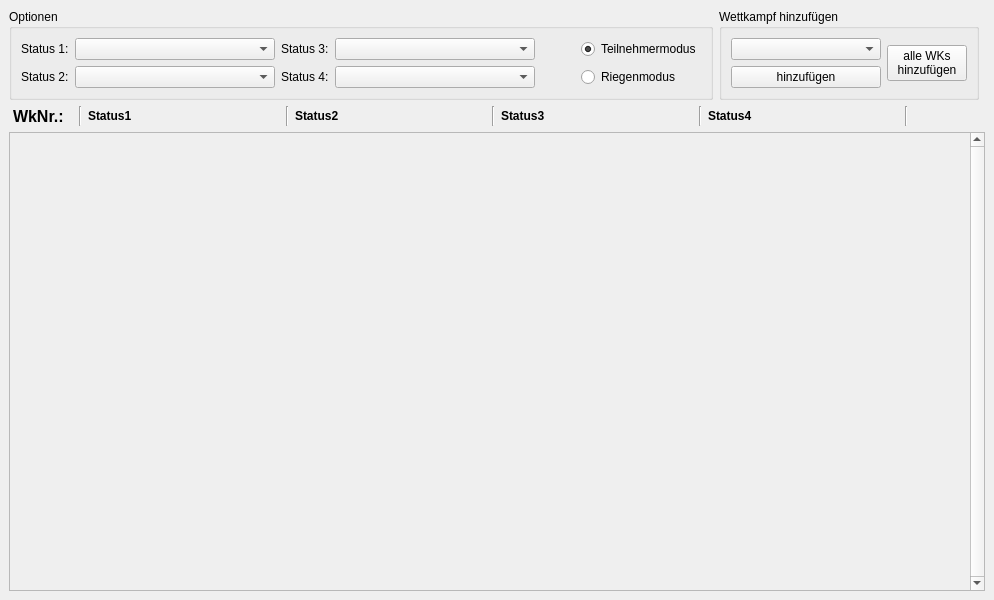
<?xml version="1.0" encoding="UTF-8"?>
<ui version="4.0">
 <class>Status_Tool_Ui</class>
 <widget class="QMainWindow" name="Status_Tool_Ui">
  <property name="geometry">
   <rect>
    <x>0</x>
    <y>0</y>
    <width>925</width>
    <height>600</height>
   </rect>
  </property>
  <property name="windowTitle">
   <string>TurnFix - Status-Tool</string>
  </property>
  <property name="windowIcon">
   <iconset>
    <normaloff>:/icons/icon-db.png</normaloff>:/icons/icon-db.png</iconset>
  </property>
  <widget class="QWidget" name="centralwidget">
   <layout class="QGridLayout" name="gridLayout">
    <item row="0" column="0">
     <widget class="QGroupBox" name="groupBox">
      <property name="title">
       <string>Optionen</string>
      </property>
      <layout class="QGridLayout" name="gridLayout_2">
       <item row="0" column="0">
        <widget class="QLabel" name="label">
         <property name="sizePolicy">
          <sizepolicy hsizetype="Fixed" vsizetype="Preferred">
           <horstretch>0</horstretch>
           <verstretch>0</verstretch>
          </sizepolicy>
         </property>
         <property name="text">
          <string>Status 1:</string>
         </property>
        </widget>
       </item>
       <item row="1" column="0">
        <widget class="QLabel" name="label_2">
         <property name="sizePolicy">
          <sizepolicy hsizetype="Fixed" vsizetype="Preferred">
           <horstretch>0</horstretch>
           <verstretch>0</verstretch>
          </sizepolicy>
         </property>
         <property name="text">
          <string>Status 2:</string>
         </property>
        </widget>
       </item>
       <item row="0" column="1">
        <widget class="QComboBox" name="cmb_status1">
         <property name="sizePolicy">
          <sizepolicy hsizetype="Fixed" vsizetype="Fixed">
           <horstretch>0</horstretch>
           <verstretch>0</verstretch>
          </sizepolicy>
         </property>
         <property name="minimumSize">
          <size>
           <width>200</width>
           <height>0</height>
          </size>
         </property>
         <property name="maximumSize">
          <size>
           <width>200</width>
           <height>16777215</height>
          </size>
         </property>
        </widget>
       </item>
       <item row="1" column="1">
        <widget class="QComboBox" name="cmb_status2">
         <property name="sizePolicy">
          <sizepolicy hsizetype="Fixed" vsizetype="Fixed">
           <horstretch>0</horstretch>
           <verstretch>0</verstretch>
          </sizepolicy>
         </property>
         <property name="minimumSize">
          <size>
           <width>200</width>
           <height>0</height>
          </size>
         </property>
         <property name="maximumSize">
          <size>
           <width>200</width>
           <height>16777215</height>
          </size>
         </property>
        </widget>
       </item>
       <item row="0" column="2">
        <widget class="QLabel" name="label_3">
         <property name="sizePolicy">
          <sizepolicy hsizetype="Fixed" vsizetype="Preferred">
           <horstretch>0</horstretch>
           <verstretch>0</verstretch>
          </sizepolicy>
         </property>
         <property name="text">
          <string>Status 3:</string>
         </property>
        </widget>
       </item>
       <item row="1" column="2">
        <widget class="QLabel" name="label_4">
         <property name="sizePolicy">
          <sizepolicy hsizetype="Fixed" vsizetype="Preferred">
           <horstretch>0</horstretch>
           <verstretch>0</verstretch>
          </sizepolicy>
         </property>
         <property name="text">
          <string>Status 4:</string>
         </property>
        </widget>
       </item>
       <item row="0" column="3">
        <widget class="QComboBox" name="cmb_status3">
         <property name="sizePolicy">
          <sizepolicy hsizetype="Fixed" vsizetype="Fixed">
           <horstretch>0</horstretch>
           <verstretch>0</verstretch>
          </sizepolicy>
         </property>
         <property name="minimumSize">
          <size>
           <width>200</width>
           <height>0</height>
          </size>
         </property>
         <property name="maximumSize">
          <size>
           <width>200</width>
           <height>16777215</height>
          </size>
         </property>
        </widget>
       </item>
       <item row="1" column="3">
        <widget class="QComboBox" name="cmb_status4">
         <property name="sizePolicy">
          <sizepolicy hsizetype="Fixed" vsizetype="Fixed">
           <horstretch>0</horstretch>
           <verstretch>0</verstretch>
          </sizepolicy>
         </property>
         <property name="minimumSize">
          <size>
           <width>200</width>
           <height>0</height>
          </size>
         </property>
         <property name="maximumSize">
          <size>
           <width>200</width>
           <height>16777215</height>
          </size>
         </property>
        </widget>
       </item>
       <item row="0" column="4" rowspan="2">
        <spacer name="horizontalSpacer">
         <property name="orientation">
          <enum>Qt::Horizontal</enum>
         </property>
         <property name="sizeType">
          <enum>QSizePolicy::Fixed</enum>
         </property>
         <property name="sizeHint" stdset="0">
          <size>
           <width>40</width>
           <height>20</height>
          </size>
         </property>
        </spacer>
       </item>
       <item row="0" column="5">
        <widget class="QRadioButton" name="rab_tn">
         <property name="sizePolicy">
          <sizepolicy hsizetype="Fixed" vsizetype="Fixed">
           <horstretch>0</horstretch>
           <verstretch>0</verstretch>
          </sizepolicy>
         </property>
         <property name="text">
          <string>Teilnehmermodus</string>
         </property>
         <property name="checked">
          <bool>true</bool>
         </property>
        </widget>
       </item>
       <item row="1" column="5">
        <widget class="QRadioButton" name="rab_riege">
         <property name="sizePolicy">
          <sizepolicy hsizetype="Fixed" vsizetype="Fixed">
           <horstretch>0</horstretch>
           <verstretch>0</verstretch>
          </sizepolicy>
         </property>
         <property name="text">
          <string>Riegenmodus</string>
         </property>
        </widget>
       </item>
      </layout>
     </widget>
    </item>
    <item row="0" column="1">
     <widget class="QGroupBox" name="groupBox_2">
      <property name="title">
       <string>Wettkampf hinzufügen</string>
      </property>
      <layout class="QGridLayout" name="gridLayout_3">
       <item row="0" column="0">
        <widget class="QComboBox" name="cmb_wk">
         <property name="minimumSize">
          <size>
           <width>150</width>
           <height>0</height>
          </size>
         </property>
         <property name="maximumSize">
          <size>
           <width>150</width>
           <height>16777215</height>
          </size>
         </property>
        </widget>
       </item>
       <item row="1" column="0">
        <widget class="QPushButton" name="but_add">
         <property name="text">
          <string>hinzufügen</string>
         </property>
        </widget>
       </item>
       <item row="0" column="1" rowspan="2">
        <widget class="QPushButton" name="but_addall">
         <property name="text">
          <string>alle WKs
hinzufügen</string>
         </property>
        </widget>
       </item>
      </layout>
     </widget>
    </item>
    <item row="0" column="2">
     <spacer name="horizontalSpacer_2">
      <property name="orientation">
       <enum>Qt::Horizontal</enum>
      </property>
      <property name="sizeHint" stdset="0">
       <size>
        <width>40</width>
        <height>20</height>
       </size>
      </property>
     </spacer>
    </item>
    <item row="2" column="0" colspan="3">
     <widget class="QScrollArea" name="sca_overview">
      <property name="verticalScrollBarPolicy">
       <enum>Qt::ScrollBarAlwaysOn</enum>
      </property>
      <property name="horizontalScrollBarPolicy">
       <enum>Qt::ScrollBarAlwaysOff</enum>
      </property>
      <property name="widgetResizable">
       <bool>true</bool>
      </property>
      <widget class="QWidget" name="scrollAreaWidgetContents">
       <property name="geometry">
        <rect>
         <x>0</x>
         <y>0</y>
         <width>888</width>
         <height>465</height>
        </rect>
       </property>
       <layout class="QVBoxLayout" name="sca_layout">
        <property name="spacing">
         <number>0</number>
        </property>
        <property name="margin">
         <number>0</number>
        </property>
        <item>
         <spacer name="verticalSpacer">
          <property name="orientation">
           <enum>Qt::Vertical</enum>
          </property>
          <property name="sizeHint" stdset="0">
           <size>
            <width>20</width>
            <height>40</height>
           </size>
          </property>
         </spacer>
        </item>
       </layout>
      </widget>
     </widget>
    </item>
    <item row="1" column="0" colspan="3">
     <widget class="QWidget" name="widget" native="true">
      <layout class="QGridLayout" name="gridLayout_4">
       <property name="leftMargin">
        <number>4</number>
       </property>
       <property name="topMargin">
        <number>0</number>
       </property>
       <property name="rightMargin">
        <number>3</number>
       </property>
       <property name="bottomMargin">
        <number>0</number>
       </property>
       <item row="0" column="0">
        <widget class="QLabel" name="label_5">
         <property name="minimumSize">
          <size>
           <width>60</width>
           <height>0</height>
          </size>
         </property>
         <property name="maximumSize">
          <size>
           <width>60</width>
           <height>16777215</height>
          </size>
         </property>
         <property name="font">
          <font>
           <pointsize>12</pointsize>
           <weight>75</weight>
           <bold>true</bold>
          </font>
         </property>
         <property name="text">
          <string>WkNr.:</string>
         </property>
        </widget>
       </item>
       <item row="0" column="1">
        <widget class="Line" name="line">
         <property name="orientation">
          <enum>Qt::Vertical</enum>
         </property>
        </widget>
       </item>
       <item row="0" column="2">
        <widget class="QLabel" name="lbl_status1">
         <property name="font">
          <font>
           <weight>75</weight>
           <bold>true</bold>
          </font>
         </property>
         <property name="text">
          <string>Status1</string>
         </property>
        </widget>
       </item>
       <item row="0" column="3">
        <widget class="Line" name="line_2">
         <property name="orientation">
          <enum>Qt::Vertical</enum>
         </property>
        </widget>
       </item>
       <item row="0" column="4">
        <widget class="QLabel" name="lbl_status2">
         <property name="font">
          <font>
           <weight>75</weight>
           <bold>true</bold>
          </font>
         </property>
         <property name="text">
          <string>Status2</string>
         </property>
        </widget>
       </item>
       <item row="0" column="7">
        <widget class="Line" name="line_3">
         <property name="orientation">
          <enum>Qt::Vertical</enum>
         </property>
        </widget>
       </item>
       <item row="0" column="6">
        <widget class="QLabel" name="lbl_status3">
         <property name="font">
          <font>
           <weight>75</weight>
           <bold>true</bold>
          </font>
         </property>
         <property name="text">
          <string>Status3</string>
         </property>
        </widget>
       </item>
       <item row="0" column="5">
        <widget class="Line" name="line_4">
         <property name="orientation">
          <enum>Qt::Vertical</enum>
         </property>
        </widget>
       </item>
       <item row="0" column="8">
        <widget class="QLabel" name="lbl_status4">
         <property name="font">
          <font>
           <weight>75</weight>
           <bold>true</bold>
          </font>
         </property>
         <property name="text">
          <string>Status4</string>
         </property>
        </widget>
       </item>
       <item row="0" column="9">
        <widget class="Line" name="line_5">
         <property name="orientation">
          <enum>Qt::Vertical</enum>
         </property>
        </widget>
       </item>
       <item row="0" column="10">
        <spacer name="horizontalSpacer_3">
         <property name="orientation">
          <enum>Qt::Horizontal</enum>
         </property>
         <property name="sizeType">
          <enum>QSizePolicy::Fixed</enum>
         </property>
         <property name="sizeHint" stdset="0">
          <size>
           <width>74</width>
           <height>20</height>
          </size>
         </property>
        </spacer>
       </item>
      </layout>
     </widget>
    </item>
   </layout>
  </widget>
  <action name="actionWettkampf_wechseln">
   <property name="text">
    <string>Wettkampf wechseln</string>
   </property>
  </action>
 </widget>
 <resources/>
 <connections/>
</ui>
